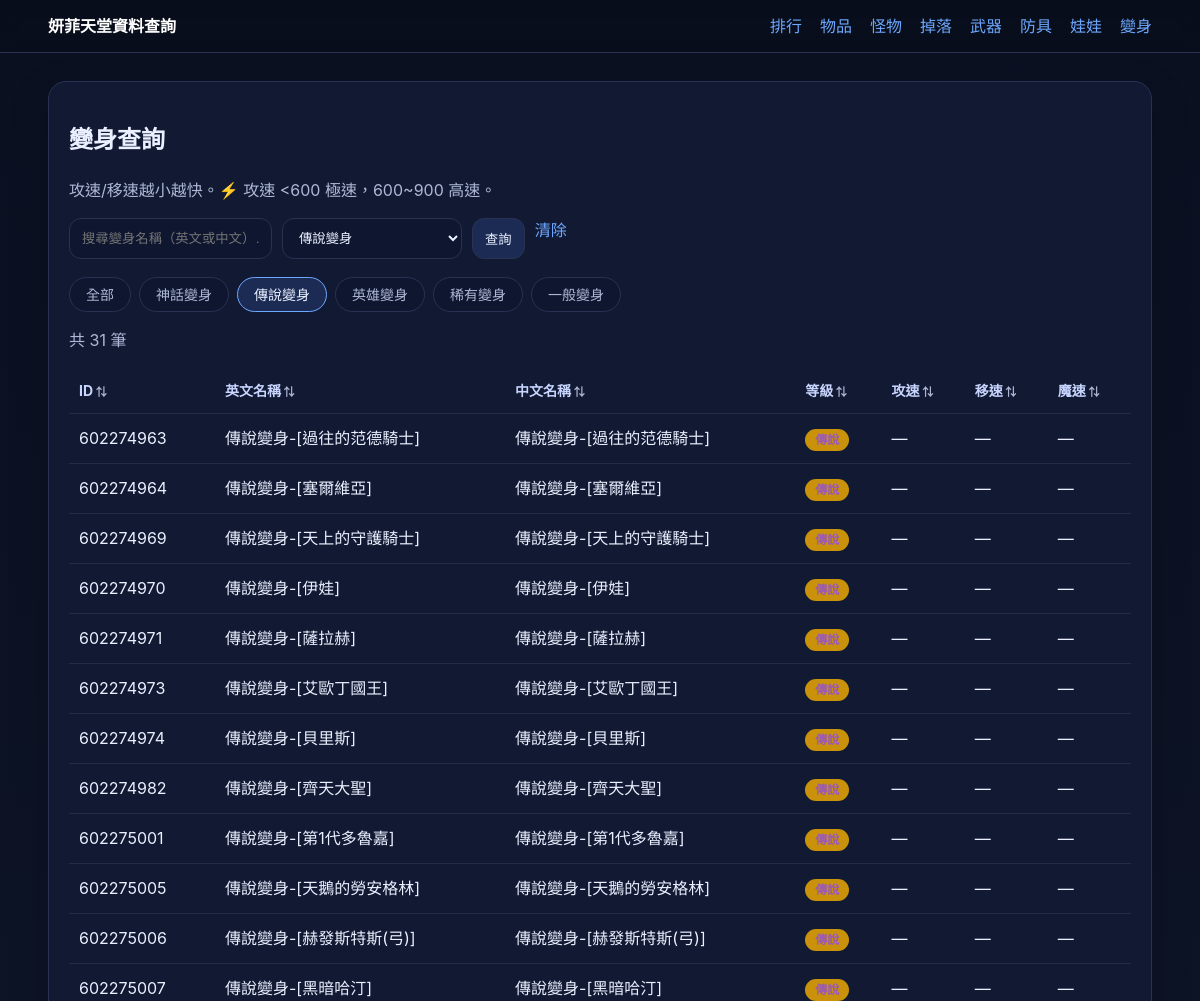
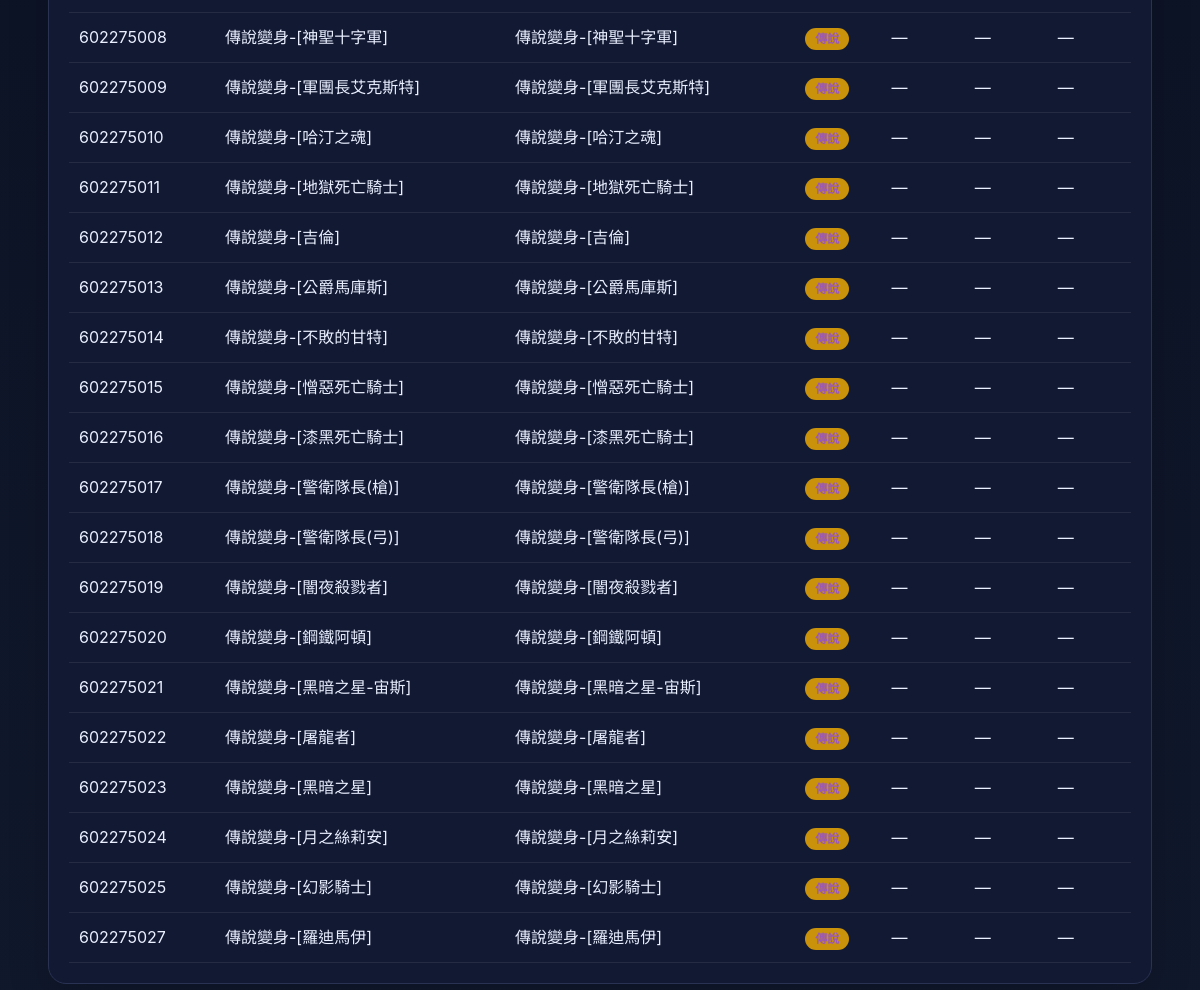
/polymorphs?grade=傳說, run on an earlier commit of the app's database (2 pictures, top to bottom).
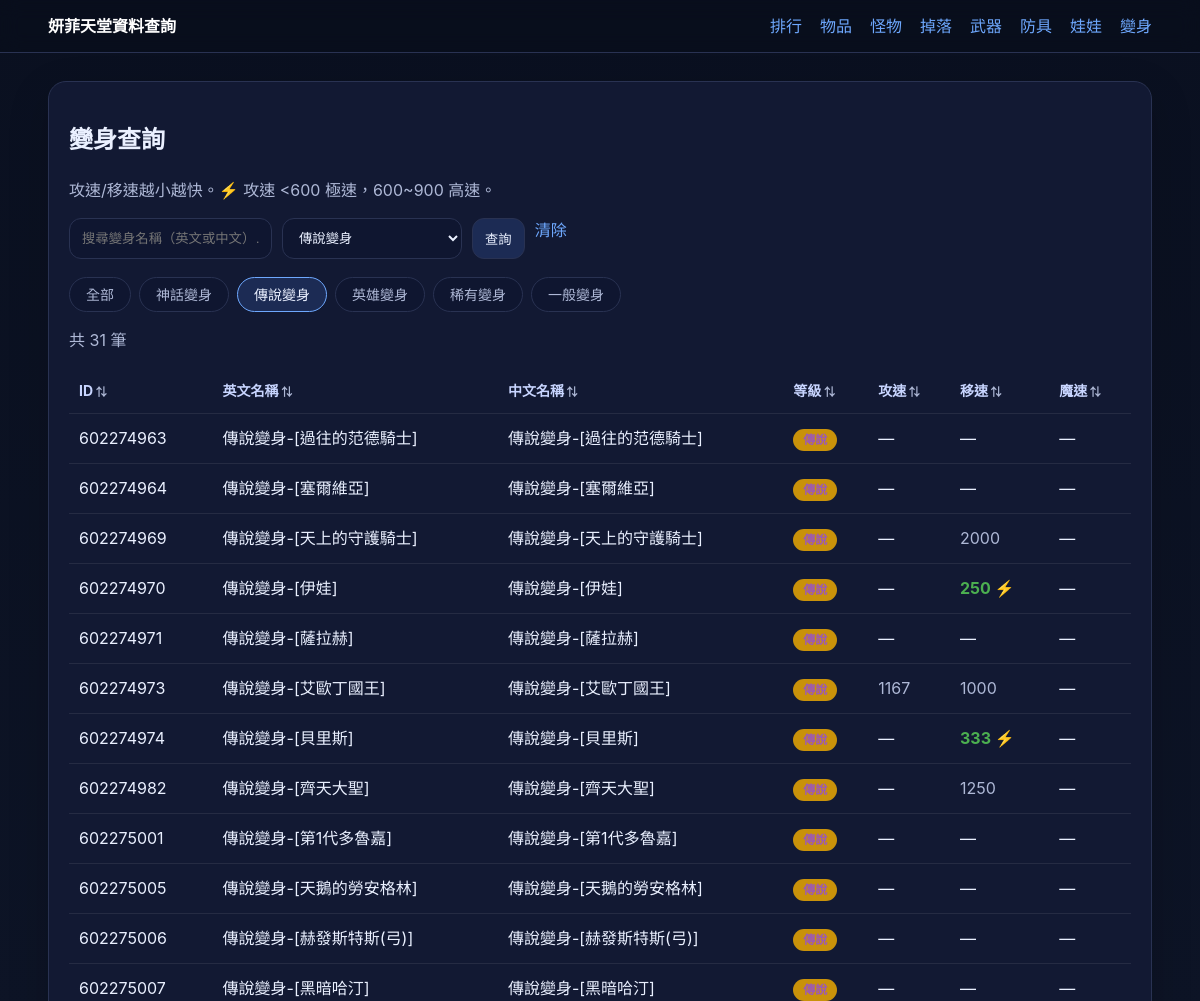
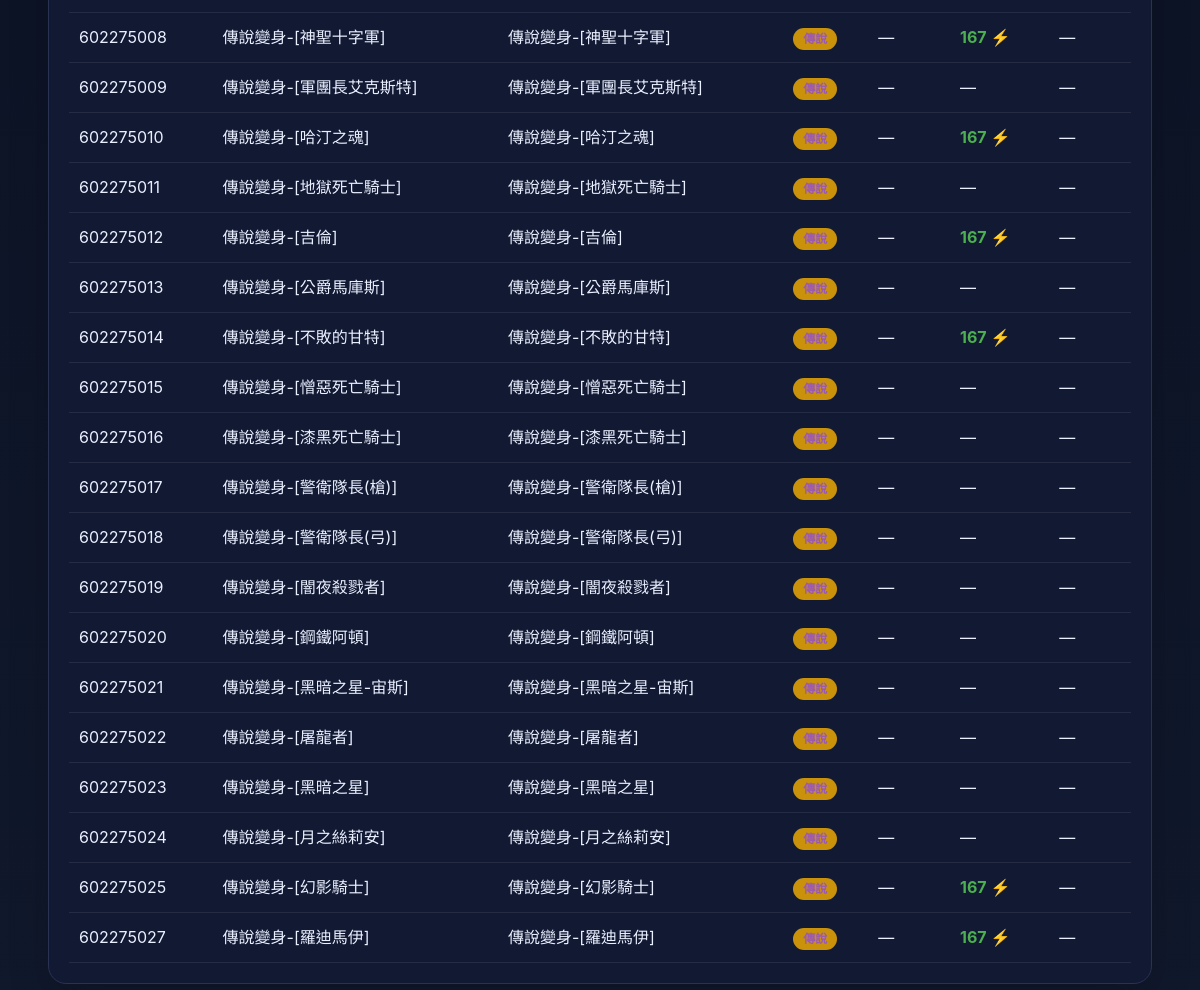
And on a later commit of the database (2 pictures, top to bottom).
### tables this page shows
CREATE TABLE polymorphs (
    id      INTEGER PRIMARY KEY,
    name    TEXT NOT NULL,
    polyid  INTEGER NOT NULL,
    note    TEXT,
    created_at DATETIME DEFAULT CURRENT_TIMESTAMP
, atkspeed INTEGER DEFAULT NULL, movespeed INTEGER DEFAULT NULL, magic_speed INTEGER DEFAULT NULL, minlevel INTEGER DEFAULT NULL, item_id INTEGER DEFAULT NULL);

### app.py (the view)
    @app.route("/polymorphs")
    def polymorphs():
        q = request.args.get("q", "").strip()
        grade = request.args.get("grade", "").strip()
        db = get_db()
        POLY_GRADES = [
            ("神話", "神話變身"),
            ("傳說", "傳說變身"),
            ("英雄", "英雄變身"),
            ("稀有", "稀有變身"),
            ("一般", "一般變身"),
        ]
        sql = """
            SELECT id, name, note, polyid, atkspeed, movespeed, magic_speed,
              CASE
                WHEN note LIKE '%神話%' OR name LIKE '%神話%' THEN '神話'
                WHEN note LIKE '%傳說%' OR name LIKE '%傳說%' THEN '傳說'
                WHEN note LIKE '%英雄%' OR name LIKE '%英雄%' THEN '英雄'
                WHEN note LIKE '%稀有%' OR name LIKE '%稀有%' THEN '稀有'
                ELSE '一般'
              END AS grade
            FROM polymorphs
            WHERE note NOT LIKE '%圖鑑%'
        """
        params: list[Any] = []
        if q:
            sql += " AND (name LIKE ? OR note LIKE ?)"
            params.extend([f"%{q}%", f"%{q}%"])
        if grade:
            if grade == "一般":
                sql += """ AND note NOT LIKE '%神話%' AND name NOT LIKE '%神話%'
                           AND note NOT LIKE '%傳說%' AND name NOT LIKE '%傳說%'
                           AND note NOT LIKE '%英雄%' AND name NOT LIKE '%英雄%'
                           AND note NOT LIKE '%稀有%' AND name NOT LIKE '%稀有%'"""
            else:
                sql += " AND (note LIKE ? OR name LIKE ?)"
                params.extend([f"%{grade}%", f"%{grade}%"])
        sql += " ORDER BY id LIMIT 500"
        rows = db.execute(sql, params).fetchall()
        return render_template("polymorphs.html", rows=rows, q=q, grade=grade, poly_grades=POLY_GRADES)

### app.py (called while the page is built)
def get_db() -> sqlite3.Connection:
    if "db" not in g:
        db_path = Path(current_app().config["DATABASE"])
        db_path.parent.mkdir(parents=True, exist_ok=True)
        conn = sqlite3.connect(db_path)
        conn.row_factory = sqlite3.Row
        g.db = conn
    return g.db

def current_app() -> Flask:
    from flask import current_app as flask_current_app
    return flask_current_app

### templates/polymorphs.html (shortened to what this page needs)
{% extends "base.html" %}
{% block content %}
<section class="card">
  <h1>變身查詢</h1>
  <p class="muted">攻速/移速越小越快。⚡ 攻速 &lt;600 極速，600~900 高速。</p>
  <form class="filters" method="get" action="{{ url_for('polymorphs') }}">
    <input type="text" name="q" value="{{ q }}" placeholder="搜尋變身名稱（英文或中文）…">
    <select name="grade">
      {% for g, label in poly_grades %}
      <option value="{{ g }}" {% if grade == g %}selected{% endif %}>{{ label }}</option>
      {% endfor %}
    </select>
    <button type="submit">查詢</button>
    {% if q or grade %}<a href="{{ url_for('polymorphs') }}">清除</a>{% endif %}
  </form>
  <div class="grade-tabs">
    <a href="{{ url_for('polymorphs') }}" class="tab {% if not grade %}active{% endif %}">全部</a>
    {% for g, label in poly_grades %}
    <a href="{{ url_for('polymorphs', grade=g) }}" class="tab {% if grade == g %}active{% endif %}">{{ label }}</a>
    {% endfor %}
  </div>
  <p class="muted">共 {{ rows|length }} 筆</p>
  <div class="table-wrap">
    <table data-sortable>
      <thead>
        <tr>
          <th>ID</th>
          <th>英文名稱</th>
          <th>中文名稱</th>
          <th>等級</th>
          <th>攻速</th>
          <th>移速</th>
          <th>魔速</th>
        </tr>
      </thead>
      <tbody>
        {% for r in rows %}
        <tr>
          <td>{{ r.id }}</td>
          <td>{{ r.name }}</td>
          <td>{{ r.note or '—' }}</td>
          <td>
            {% if r.grade == '神話' %}<span class="badge badge-myth grade-myth">神話</span>
            {% elif r.grade == '傳說' %}<span class="badge badge-legend grade-legend">傳說</span>
            {% elif r.grade == '英雄' %}<span class="badge badge-hero grade-hero">英雄</span>
            {% elif r.grade == '稀有' %}<span class="badge badge-rare grade-rare">稀有</span>
            {% else %}<span class="badge badge-normal">一般</span>
            {% endif %}
          </td>
          <td>
            {% if r.atkspeed and r.atkspeed > 0 %}
              {% if r.atkspeed < 600 %}<span style="color:#4caf50;font-weight:700">{{ r.atkspeed }} ⚡</span>
              {% elif r.atkspeed <= 900 %}<span style="color:#ffca28">{{ r.atkspeed }}</span>
              {% else %}<span class="muted">{{ r.atkspeed }}</span>{% endif %}
            {% else %}—{% endif %}
          </td>
          <td>
            {% if r.movespeed and r.movespeed > 0 %}
              {% if r.movespeed < 600 %}<span style="color:#4caf50;font-weight:700">{{ r.movespeed }} ⚡</span>
              {% elif r.movespeed <= 900 %}<span style="color:#ffca28">{{ r.movespeed }}</span>
              {% else %}<span class="muted">{{ r.movespeed }}</span>{% endif %}
            {% else %}—{% endif %}
          </td>
          <td>{{ r.magic_speed if r.magic_speed and r.magic_speed > 0 else '—' }}</td>
        </tr>
        {% else %}
        <tr><td colspan="7">查無資料</td></tr>
        {% endfor %}
      </tbody>
    </table>
  </div>
</section>
{% endblock %}

### templates/base.html (shortened to what this page needs)
<!doctype html>
<html lang="zh-Hant">
<head>
  <link rel="stylesheet" href="{{ url_for('static', filename='style.css') }}">
</head>
<body>
  <header class="topbar">
    <div class="container topbar-inner">
      <a class="brand" href="{{ url_for('home') }}">妍菲天堂資料查詢</a>
      <nav class="nav">
        <a href="{{ url_for('ranking') }}">排行</a>
        <a href="{{ url_for('items') }}">物品</a>
        <a href="{{ url_for('monsters') }}">怪物</a>
        <a href="{{ url_for('drops') }}">掉落</a>
        <a href="{{ url_for('weapons') }}">武器</a>
        <a href="{{ url_for('armors') }}">防具</a>
        <a href="{{ url_for('dolls') }}">娃娃</a>
        <a href="{{ url_for('polymorphs') }}">變身</a>
      </nav>
    </div>
  </header>
  <main class="container page">
    {% block content %}{% endblock %}
  </main>
</body>
</html>

### static/style.css (style rules this page uses)
:root { --bg:#0b1020;--card:#121933;--line:#293252;--text:#eaf0ff;--muted:#aeb8d6;--accent:#6ea8fe }
* { box-sizing:border-box }
body { margin:0;background:linear-gradient(180deg,#0a1020,#10182c);color:var(--text);font:16px/1.5 -apple-system,BlinkMacSystemFont,Segoe UI,Roboto,PingFang TC,Noto Sans TC,sans-serif }
a { color:var(--accent);text-decoration:none }
.container { width:min(1120px,92vw);margin:0 auto }
.topbar { position:sticky;top:0;background:rgba(9,14,28,.88);backdrop-filter:blur(10px);border-bottom:1px solid var(--line) }
.topbar-inner { display:flex;justify-content:space-between;align-items:center;padding:14px 0 }
.brand { font-weight:800;color:#fff }
.nav { display:flex;gap:18px }
.page { padding:28px 0 40px }
.card { background:var(--card);border:1px solid var(--line);border-radius:18px;padding:20px;margin-bottom:18px;box-shadow:0 14px 40px rgba(0,0,0,.18) }
.muted { color:var(--muted) }
.filters { display:flex;flex-wrap:wrap;gap:10px;margin:14px 0 18px }
.filters input,.filters select,.filters button { background:#0f1630;border:1px solid var(--line);color:var(--text);padding:10px 12px;border-radius:12px }
.filters input,.filters select { min-width:180px }
.filters button { cursor:pointer;background:#1c2b54 }
.table-wrap { overflow:auto }
table { width:100%;border-collapse:collapse;min-width:720px }
th,td { padding:12px 10px;border-bottom:1px solid rgba(255,255,255,.08);text-align:left;vertical-align:top }
th { color:#c8d5ff;font-size:14px }
th[data-sort] { cursor:pointer;user-select:none;white-space:nowrap }
th[data-sort]::after { content:' ⇅';color:var(--muted);font-size:11px }
.badge { display:inline-block;padding:2px 10px;border-radius:20px;font-size:12px;font-weight:700 }
.badge-legend { background:#c9920a;color:#fff }
.grade-tabs { display:flex;flex-wrap:wrap;gap:8px;margin:14px 0 }
.grade-tabs .tab { padding:6px 16px;border-radius:20px;background:#0f1630;border:1px solid var(--line);color:var(--muted);font-size:14px }
.grade-tabs .tab.active,.grade-tabs .tab:hover { background:#1c2b54;color:var(--text);border-color:var(--accent) }
.grade-legend { color:#9b59b6;font-weight:700 }

What changed in the data, as far as the page shows it:
changed polymorphs "傳說變身-[天上的守護騎士]": movespeed (not shown) → "2000"; no longer shows "—"
changed polymorphs "傳說變身-[伊娃]": movespeed (not shown) → "250"; no longer shows "—"
changed polymorphs "傳說變身-[艾歐丁國王]": atkspeed (not shown) → "1167"; movespeed (not shown) → "1000"; no longer shows "— —"
changed polymorphs "傳說變身-[貝里斯]": movespeed (not shown) → "333"; no longer shows "—"
changed polymorphs "傳說變身-[齊天大聖]": movespeed (not shown) → "1250"; no longer shows "—"
changed polymorphs "傳說變身-[神聖十字軍]": movespeed (not shown) → "167"; no longer shows "—"
changed polymorphs "傳說變身-[哈汀之魂]": movespeed (not shown) → "167"; no longer shows "—"
changed polymorphs "傳說變身-[吉倫]": movespeed (not shown) → "167"; no longer shows "—"
changed polymorphs "傳說變身-[不敗的甘特]": movespeed (not shown) → "167"; no longer shows "—"
changed polymorphs "傳說變身-[幻影騎士]": movespeed (not shown) → "167"; no longer shows "—"
changed polymorphs "傳說變身-[羅迪馬伊]": movespeed (not shown) → "167"; no longer shows "—"
